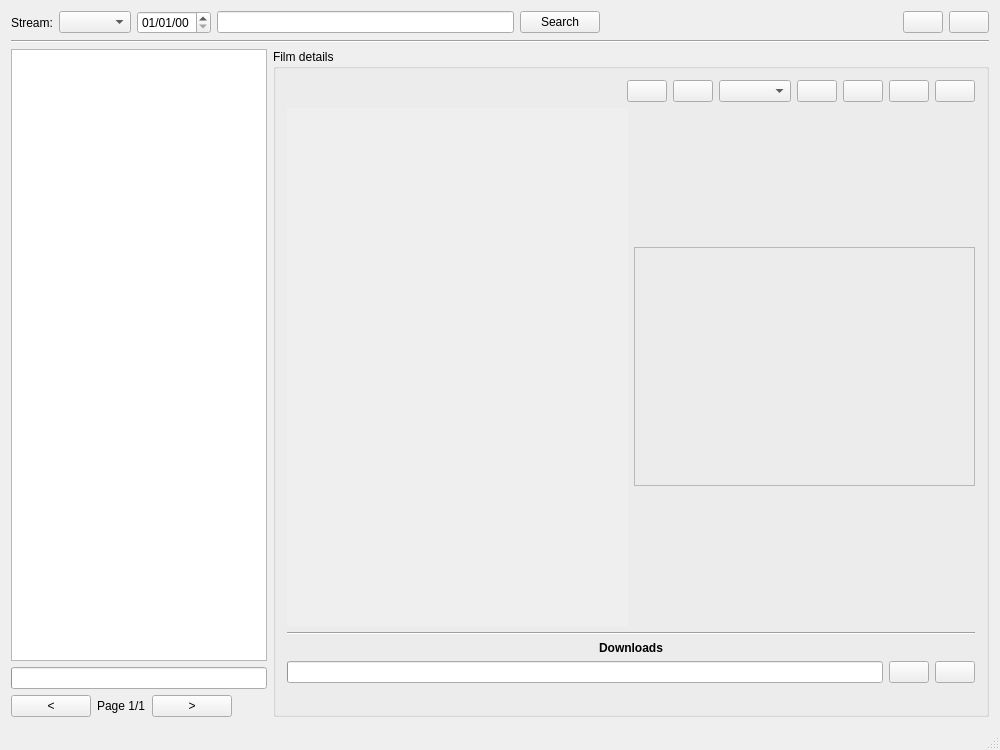
<?xml version="1.0" encoding="UTF-8"?>
<ui version="4.0">
 <class>MainWindow</class>
 <widget class="QMainWindow" name="MainWindow">
  <property name="geometry">
   <rect>
    <x>0</x>
    <y>0</y>
    <width>1000</width>
    <height>750</height>
   </rect>
  </property>
  <property name="minimumSize">
   <size>
    <width>600</width>
    <height>500</height>
   </size>
  </property>
  <property name="windowIcon">
   <iconset resource="../resources.qrc">
    <normaloff>:/img/icon</normaloff>:/img/icon</iconset>
  </property>
  <widget class="QWidget" name="centralWidget">
   <layout class="QVBoxLayout" name="verticalLayout">
    <item>
     <layout class="QHBoxLayout" name="horizontalLayout">
      <item>
       <widget class="QLabel" name="label_3">
        <property name="text">
         <string>Stream:</string>
        </property>
       </widget>
      </item>
      <item>
       <widget class="QComboBox" name="streamComboBox"/>
      </item>
      <item>
       <widget class="QDateEdit" name="dateEdit">
        <property name="displayFormat">
         <string>dd/MM/yy</string>
        </property>
       </widget>
      </item>
      <item>
       <widget class="QLineEdit" name="searchEdit"/>
      </item>
      <item>
       <widget class="QPushButton" name="searchButton">
        <property name="text">
         <string>Search</string>
        </property>
       </widget>
      </item>
      <item>
       <spacer name="horizontalSpacer_4">
        <property name="orientation">
         <enum>Qt::Horizontal</enum>
        </property>
        <property name="sizeHint" stdset="0">
         <size>
          <width>40</width>
          <height>20</height>
         </size>
        </property>
       </spacer>
      </item>
      <item>
       <widget class="QPushButton" name="settingsButton">
        <property name="toolTip">
         <string>Configure...</string>
        </property>
        <property name="text">
         <string/>
        </property>
        <property name="icon">
         <iconset resource="../resources.qrc">
          <normaloff>:/img/configure</normaloff>:/img/configure</iconset>
        </property>
       </widget>
      </item>
      <item>
       <widget class="QPushButton" name="aboutButton">
        <property name="toolTip">
         <string>About...</string>
        </property>
        <property name="text">
         <string/>
        </property>
        <property name="icon">
         <iconset resource="../resources.qrc">
          <normaloff>:/img/about</normaloff>:/img/about</iconset>
        </property>
       </widget>
      </item>
     </layout>
    </item>
    <item>
     <widget class="Line" name="line">
      <property name="orientation">
       <enum>Qt::Horizontal</enum>
      </property>
     </widget>
    </item>
    <item>
     <layout class="QGridLayout" name="gridLayout">
      <item row="2" column="2">
       <widget class="QPushButton" name="rightPageButton">
        <property name="text">
         <string>&gt;</string>
        </property>
       </widget>
      </item>
      <item row="2" column="0">
       <widget class="QPushButton" name="leftPageButton">
        <property name="text">
         <string>&lt;</string>
        </property>
       </widget>
      </item>
      <item row="1" column="0" colspan="4">
       <widget class="QProgressBar" name="playlistProgressBar"/>
      </item>
      <item row="2" column="1">
       <widget class="QLabel" name="pageLabel">
        <property name="text">
         <string>Page 1/1</string>
        </property>
       </widget>
      </item>
      <item row="0" column="0" colspan="4">
       <widget class="QTableWidget" name="tableWidget">
        <property name="horizontalScrollBarPolicy">
         <enum>Qt::ScrollBarAlwaysOff</enum>
        </property>
        <property name="editTriggers">
         <set>QAbstractItemView::DoubleClicked</set>
        </property>
        <property name="selectionMode">
         <enum>QAbstractItemView::SingleSelection</enum>
        </property>
        <property name="selectionBehavior">
         <enum>QAbstractItemView::SelectRows</enum>
        </property>
        <property name="showGrid">
         <bool>false</bool>
        </property>
        <property name="gridStyle">
         <enum>Qt::NoPen</enum>
        </property>
        <attribute name="verticalHeaderVisible">
         <bool>false</bool>
        </attribute>
       </widget>
      </item>
      <item row="0" column="4" rowspan="3">
       <widget class="QGroupBox" name="detailsGroupBox">
        <property name="sizePolicy">
         <sizepolicy hsizetype="MinimumExpanding" vsizetype="MinimumExpanding">
          <horstretch>0</horstretch>
          <verstretch>0</verstretch>
         </sizepolicy>
        </property>
        <property name="title">
         <string>Film details</string>
        </property>
        <layout class="QVBoxLayout" name="verticalLayout_2">
         <item>
          <layout class="QHBoxLayout" name="horizontalLayout_4">
           <item>
            <widget class="QLabel" name="extractIconLabel">
             <property name="text">
              <string/>
             </property>
             <property name="pixmap">
              <pixmap resource="../resources.qrc">:/img/locked</pixmap>
             </property>
            </widget>
           </item>
           <item>
            <widget class="QLabel" name="countryYearDurationlabel">
             <property name="text">
              <string/>
             </property>
            </widget>
           </item>
           <item>
            <spacer name="horizontalSpacer_2">
             <property name="orientation">
              <enum>Qt::Horizontal</enum>
             </property>
             <property name="sizeHint" stdset="0">
              <size>
               <width>40</width>
               <height>20</height>
              </size>
             </property>
            </spacer>
           </item>
           <item>
            <widget class="QPushButton" name="openDirectoryButton">
             <property name="toolTip">
              <string>Open the directory containing the video</string>
             </property>
             <property name="text">
              <string/>
             </property>
             <property name="icon">
              <iconset resource="../resources.qrc">
               <normaloff>:/img/directory</normaloff>:/img/directory</iconset>
             </property>
            </widget>
           </item>
           <item>
            <widget class="QPushButton" name="playButton">
             <property name="toolTip">
              <string>Play the video</string>
             </property>
             <property name="text">
              <string/>
             </property>
             <property name="icon">
              <iconset resource="../resources.qrc">
               <normaloff>:/img/play</normaloff>:/img/play</iconset>
             </property>
            </widget>
           </item>
           <item>
            <widget class="QComboBox" name="filmStreamComboBox"/>
           </item>
           <item>
            <widget class="QPushButton" name="cancelSelectedFilmButton">
             <property name="toolTip">
              <string>Cancel the download of the selected film</string>
             </property>
             <property name="text">
              <string/>
             </property>
             <property name="icon">
              <iconset resource="../resources.qrc">
               <normaloff>:/img/cancelled</normaloff>:/img/cancelled</iconset>
             </property>
            </widget>
           </item>
           <item>
            <widget class="QPushButton" name="downloadButton">
             <property name="toolTip">
              <string>Download this video</string>
             </property>
             <property name="icon">
              <iconset resource="../resources.qrc">
               <normaloff>:/img/download</normaloff>:/img/download</iconset>
             </property>
            </widget>
           </item>
           <item>
            <widget class="QPushButton" name="reloadFilmButton">
             <property name="toolTip">
              <string>Refresh the video information</string>
             </property>
             <property name="icon">
              <iconset resource="../resources.qrc">
               <normaloff>:/img/refresh</normaloff>:/img/refresh</iconset>
             </property>
            </widget>
           </item>
           <item>
            <widget class="QPushButton" name="webPageButton">
             <property name="toolTip">
              <string>Open the video page in an external browser</string>
             </property>
             <property name="icon">
              <iconset resource="../resources.qrc">
               <normaloff>:/img/web</normaloff>:/img/web</iconset>
             </property>
            </widget>
           </item>
          </layout>
         </item>
         <item>
          <layout class="QHBoxLayout" name="horizontalLayout_5">
           <item>
            <widget class="QScrollArea" name="scrollArea">
             <property name="frameShape">
              <enum>QFrame::NoFrame</enum>
             </property>
             <property name="frameShadow">
              <enum>QFrame::Plain</enum>
             </property>
             <property name="horizontalScrollBarPolicy">
              <enum>Qt::ScrollBarAlwaysOff</enum>
             </property>
             <property name="widgetResizable">
              <bool>true</bool>
             </property>
             <widget class="QWidget" name="scrollAreaWidgetContents">
              <property name="geometry">
               <rect>
                <x>0</x>
                <y>0</y>
                <width>355</width>
                <height>540</height>
               </rect>
              </property>
              <layout class="QVBoxLayout" name="verticalLayout_3">
               <item>
                <widget class="QLabel" name="summaryLabel">
                 <property name="minimumSize">
                  <size>
                   <width>160</width>
                   <height>0</height>
                  </size>
                 </property>
                 <property name="text">
                  <string/>
                 </property>
                 <property name="wordWrap">
                  <bool>true</bool>
                 </property>
                 <property name="textInteractionFlags">
                  <set>Qt::LinksAccessibleByMouse|Qt::TextSelectableByMouse</set>
                 </property>
                </widget>
               </item>
              </layout>
             </widget>
            </widget>
           </item>
           <item>
            <widget class="QLabel" name="previewLabel">
             <property name="sizePolicy">
              <sizepolicy hsizetype="MinimumExpanding" vsizetype="MinimumExpanding">
               <horstretch>0</horstretch>
               <verstretch>0</verstretch>
              </sizepolicy>
             </property>
             <property name="maximumSize">
              <size>
               <width>639</width>
               <height>239</height>
              </size>
             </property>
             <property name="frameShape">
              <enum>QFrame::StyledPanel</enum>
             </property>
             <property name="text">
              <string/>
             </property>
             <property name="scaledContents">
              <bool>false</bool>
             </property>
             <property name="alignment">
              <set>Qt::AlignCenter</set>
             </property>
            </widget>
           </item>
          </layout>
         </item>
         <item>
          <widget class="Line" name="downloadSeparatorLine">
           <property name="orientation">
            <enum>Qt::Horizontal</enum>
           </property>
          </widget>
         </item>
         <item>
          <widget class="QLabel" name="downloadTitleLabel">
           <property name="font">
            <font>
             <weight>75</weight>
             <bold>true</bold>
            </font>
           </property>
           <property name="text">
            <string>Downloads</string>
           </property>
           <property name="alignment">
            <set>Qt::AlignCenter</set>
           </property>
          </widget>
         </item>
         <item>
          <layout class="QHBoxLayout" name="horizontalLayout_2">
           <item>
            <widget class="QProgressBar" name="progressBar"/>
           </item>
           <item>
            <widget class="QPushButton" name="pauseButton">
             <property name="toolTip">
              <string>Pause all downloads</string>
             </property>
             <property name="icon">
              <iconset resource="../resources.qrc">
               <normaloff>:/img/pause</normaloff>:/img/pause</iconset>
             </property>
            </widget>
           </item>
           <item>
            <widget class="QPushButton" name="cancelProgressingDownloadButton">
             <property name="toolTip">
              <string>Cancel the download in progress</string>
             </property>
             <property name="icon">
              <iconset resource="../resources.qrc">
               <normaloff>:/img/cancelled</normaloff>:/img/cancelled</iconset>
             </property>
            </widget>
           </item>
          </layout>
         </item>
         <item>
          <widget class="QLabel" name="downloadLabel">
           <property name="text">
            <string/>
           </property>
          </widget>
         </item>
        </layout>
       </widget>
      </item>
     </layout>
    </item>
   </layout>
  </widget>
  <widget class="QStatusBar" name="statusBar"/>
 </widget>
 <layoutdefault spacing="6" margin="11"/>
 <resources>
  <include location="../resources.qrc"/>
 </resources>
 <connections>
  <connection>
   <sender>searchEdit</sender>
   <signal>returnPressed()</signal>
   <receiver>searchButton</receiver>
   <slot>click()</slot>
   <hints>
    <hint type="sourcelabel">
     <x>286</x>
     <y>11</y>
    </hint>
    <hint type="destinationlabel">
     <x>376</x>
     <y>13</y>
    </hint>
   </hints>
  </connection>
 </connections>
</ui>
